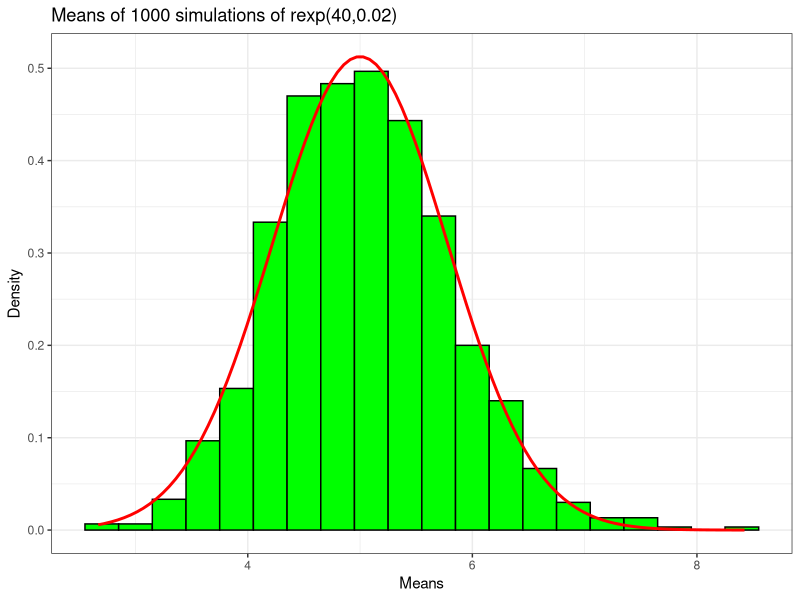

Write R code to recreate this figure.
## ---- chunk 1
knitr::opts_chunk$set(echo = TRUE)
## ---- chunk 2
setwd("C:/Users/Alex/Desktop/Coursera/Statistical Inference")
library(knitr)
library(ggplot2)
opts_chunk$set(echo=TRUE)
set.seed(1)
## ---- chunk 3
numExponentials<-40
numSimulation<-1:1000
lambda<-0.2
mu<-1/lambda
set.seed(999)
## ---- chunk 4
# obtains the mean of running rexp with 40 exponentials and given lambda
cfunc <- function(v) {mean(rexp(numExponentials, lambda))}

#  for each entry in array of size 1000, run the function
mns = NULL
for (i in 1 : 1000) mns = c(mns, mean(cfunc()))

dat <- data.frame(x = mns)
## ---- chunk 5
mu
## ---- chunk 6
mean(dat$x)
## ---- chunk 7
mu/sqrt(numExponentials)
## ---- chunk 8
var(dat$x)
## ---- chunk 9
g <- ggplot(dat, aes(x = x)) 
g <- g + geom_histogram(binwidth=.3, colour = "black", fill="green", 
        aes(y = ..density..)) 
g <- g + ggtitle("Means of 1000 simulations of rexp(40,0.02)") 
g <- g + xlab("Means") + ylab("Density")

g <- g + stat_function(fun = dnorm,args=list(mean= mu, sd=sd(dat$x) ), 
        color="red", size=1)
g <- g + theme_bw()

g
